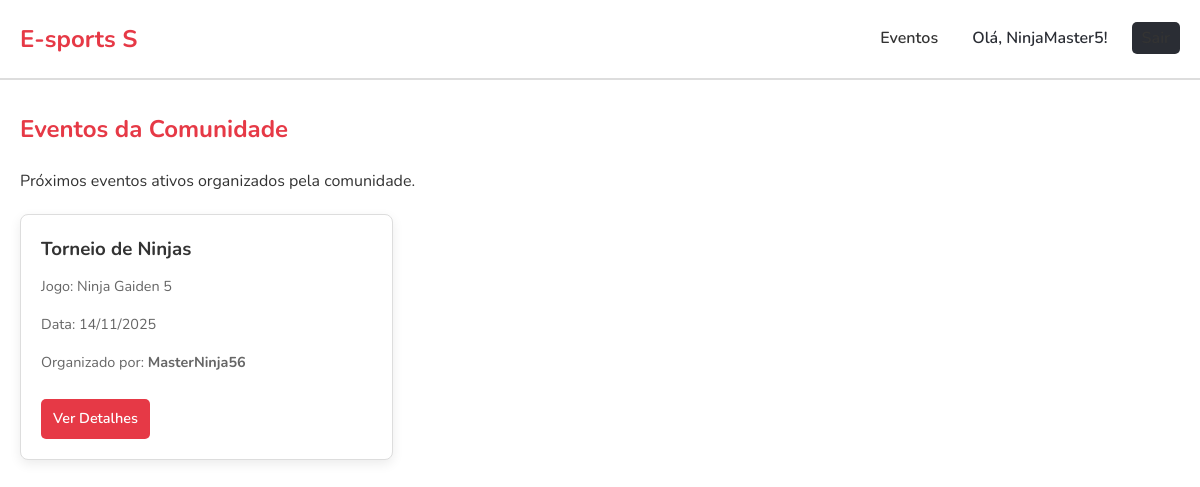
/eventos (signed in), run on the app's committed database.
### app_build/models.py (models this page shows)
class Evento(db.Model):
    id = db.Column(db.Integer, primary_key=True)
    nome = db.Column(db.String(100), nullable=False)
    jogo = db.Column(db.String(100))
    data = db.Column(db.Date, nullable=True)
    limite_jogadores = db.Column(db.Integer)
    faixa_etaria = db.Column(db.String(50))
    local = db.Column(db.String(100))
    status = db.Column(db.String(50), nullable=False, default='Ativo')
    organizador_id = db.Column(db.Integer, db.ForeignKey('organizador.id'), nullable=False)
    organizador = db.relationship('Organizador', backref=db.backref('eventos', lazy=True))

class Organizador(db.Model):
    id = db.Column(db.Integer, primary_key=True)
    nome = db.Column(db.String(100), unique=True, nullable=False)
    email = db.Column(db.String(100), unique=True, nullable=False)
    senha = db.Column(db.String(200), nullable=False)
    telefone = db.Column(db.String(20))
    idade = db.Column(db.Integer)

### app_build/app.py (the view)
@app.route('/eventos')
@login_required
def lista_eventos():
    eventos = Evento.query.filter_by(status='Ativo').order_by(Evento.data.asc()).all()
    return render_template('evento.html', eventos=eventos, user_session=session)

### app_build/app.py (called while the page is built)
def login_required(f):
    @wraps(f)
    def decorated_function(*args, **kwargs):
        if 'user_id' not in session:
            flash("Você precisa estar logado para acessar esta página.", "error")
            return redirect(url_for('login'))
        return f(*args, **kwargs)
    return decorated_function

### app_build/templates/evento.html (shortened to what this page needs)
{% extends 'base.html' %}
{% block content %}
    <h2>Eventos da Comunidade</h2>
    <p>Próximos eventos ativos organizados pela comunidade.</p>
    <div class="list-wrapper" style="margin-top: 20px;">
        {% for e in eventos %}
            <div class="card">
                <h3>{{ e.nome }}</h3>
                <p>Jogo: {{ e.jogo }}</p>
                <p>Data: {{ e.data.strftime('%d/%m/%Y') }}</p>
                <p>Organizado por: <strong>{{ e.organizador.nome }}</strong></p>
                <a href="{{ url_for('evento_detalhe', id=e.id) }}" class="btn-card-participar">Ver Detalhes</a>
            </div>
        {% endfor %}
    </div>
{% endblock %}

### app_build/static/css/style.css (style rules this page uses)
:root { --cor-principal: #E63946; --cor-fundo: #FFFFFF; --cor-texto: #333333; --cor-borda: #DDDDDD; --cor-destaque: #2A2D34; --sombra: 0 4px 12px rgba(0, 0, 0, 0.08); }
* { margin: 0; padding: 0; box-sizing: border-box; }
body { font-family: 'Nunito', sans-serif; background-color: var(--cor-fundo); color: var(--cor-texto); line-height: 1.6; }
h1, h2, h3 { font-weight: 700; }
h1, h2 { color: var(--cor-principal); margin-bottom: 20px; }
.list-wrapper { display: grid; grid-template-columns: repeat(auto-fill, minmax(300px, 1fr)); gap: 20px; }
.card { background: var(--cor-fundo); border: 1px solid var(--cor-borda); border-radius: 8px; padding: 20px; box-shadow: var(--sombra); transition: transform 0.3s ease, box-shadow 0.3s ease; }
.card h3 { margin-bottom: 10px; color: var(--cor-texto); }
.card p { font-size: 0.9rem; color: #666; margin-bottom: 15px; }
.btn-card-participar { background: var(--cor-principal); color: var(--cor-fundo); padding: 8px 12px; border-radius: 5px; text-decoration: none; font-weight: 600; font-size: 0.9rem; display: inline-block; margin-top: 10px; }

### data on the page
Evento: nome "Torneio de Ninjas", jogo "Ninja Gaiden 5", data "14/11/2025", organizador.nome "MasterNinja56"

### other printed values
{{ session.user_name }} "NinjaMaster5"
